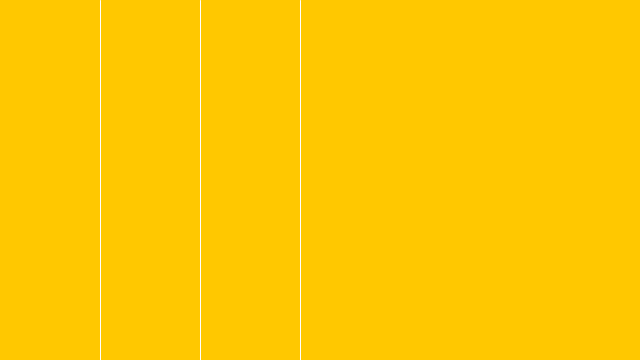
Frame 1 (no input)
Frame 60 (the mouse pressed at the canvas centre just before this capture): identical to frame 1, image omitted
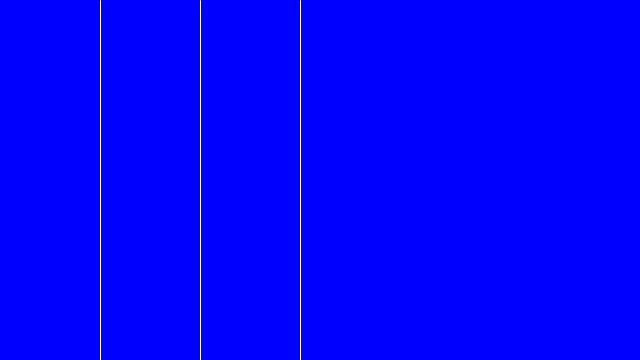
Frame 120 (the mouse held since frame 60 and released just before this capture)

The Processing sketch that drew these frames (run headless with seeded random() and noise(); from frame 60 on, the mouse is pressed at the canvas centre):

// Processing sketch: sketch_And_Or
// ── sketch_And_Or.pde
void setup() {
  size(640, 360);
}

void draw() {
  background(0);

  // AND &&
  if ((mouseX > 100) && (mouseX < 200)) {
    background(255, 0, 0);
  }
  
  // OR ||
  if((mouseX > 200) || (mouseX < 100)){
    background(255,200,0);
  }

  // NOT !
  if(!(mouseX < 300)){
    background(0,0,255);
  }
  stroke(255);
  line(100, 0, 100, height);
  line(200, 0, 200, height);
  line(300, 0, 300, height);
  
}
